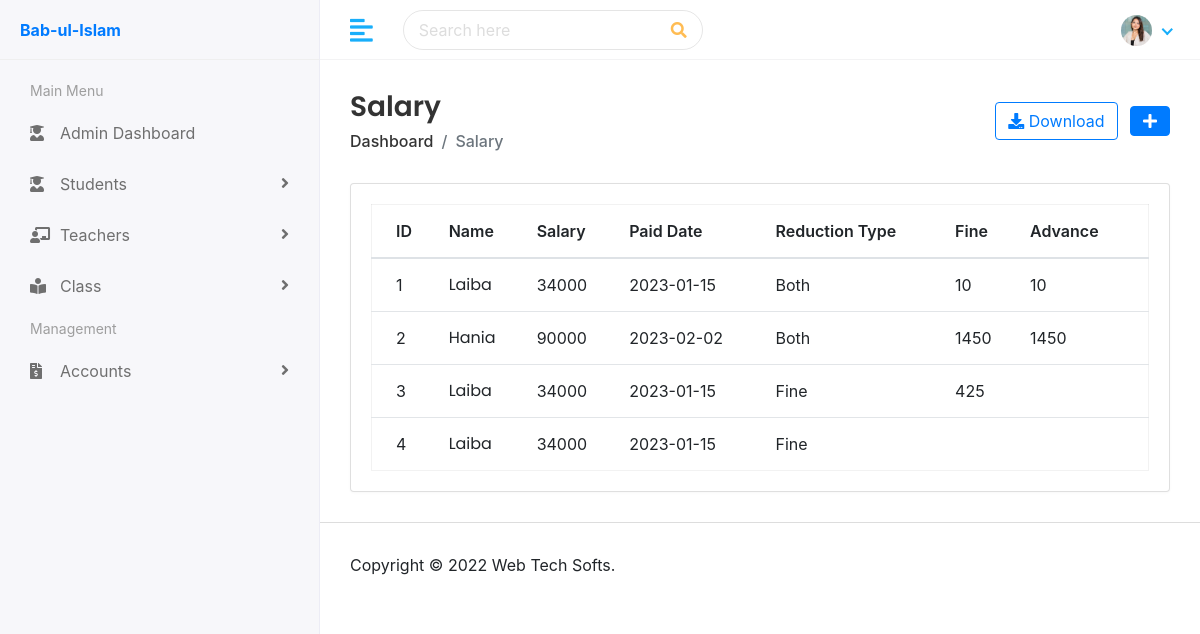
The app's page /?page=salary (signed in) with its own data.
### tables this page shows
CREATE TABLE `salary_data` (
  `id` int(11) NOT NULL,
  `teacher_name` varchar(256) NOT NULL,
  `t_salary` varchar(256) NOT NULL,
  `paid_date` varchar(256) NOT NULL,
  `teacher_paid_amount` varchar(256) NOT NULL,
  `reduction_type` varchar(256) NOT NULL,
  `teacher_fine` varchar(256) NOT NULL,
  `teacher_advance` varchar(256) NOT NULL
);

CREATE TABLE `teacher_data` (
  `id` int(11) NOT NULL,
  `teacher_name` varchar(256) NOT NULL,
  `t_gender` varchar(256) NOT NULL,
  `t_dob` varchar(256) NOT NULL,
  `t_mobile` varchar(256) NOT NULL,
  `t_joining_date` varchar(256) NOT NULL,
  `t_qualification` varchar(255) NOT NULL,
  `t_experience` varchar(255) NOT NULL,
  `t_salary` varchar(256) NOT NULL,
  `t_address` varchar(256) NOT NULL,
  `t_city` varchar(256) NOT NULL,
  `t_state` varchar(256) NOT NULL,
  `t_zipcode` varchar(256) NOT NULL,
  `t_country` varchar(256) NOT NULL
);

### salary/salary.php (the view, shortened to what this page needs)
<div class="page-wrapper">
    <div class="content container-fluid">
        <div class="page-header">
            <div class="row align-items-center">
                <div class="col">
                    <h3 class="page-title">Salary</h3>
                    <ul class="breadcrumb">
                        <li class="breadcrumb-item"><a href="./?page=home">Dashboard</a></li>
                        <li class="breadcrumb-item active">Salary</li>
                    </ul>
                </div>
                <div class="col-auto text-right float-right ml-auto">
                        <button onclick="exportTbToCSVformat('export_details.csv')" class="btn btn-outline-primary mr-2"><i class="fas fa-download"></i> Download</button>
                    <a href="./?page=add-salary" class="btn btn-primary"><i class="fas fa-plus"></i></a>
                </div>
            </div>
        </div>
        <div class="row">
            <div class="col-sm-12">
                <div class="card card-table">
                    <div class="card-body">
                        <div class="table-responsive">
                            <table class="table table-hover table-center mb-0 datatable">
                                <thead>
                                    <tr>
                                        <th>ID</th>
                                        <th>Name</th>
                                        <th>Salary</th>
                                        <th>Paid Date</th>
                                        <th>Reduction Type</th>
                                        <th>Fine</th>
                                        <th>Advance</th>
                                    </tr>
                                </thead>
                                <tbody>
                                <?php
                                    include('config.php');
                                    $query = "SELECT * FROM salary_data";
                                    $query_run = mysqli_query($conn, $query);
                                    if(mysqli_num_rows($query_run) > 0){
                                        $i = 1;
                                        foreach($query_run as $salary){
                                            $query = "SELECT teacher_name FROM teacher_data WHERE id = ".$salary['teacher_name'];
                                            $query_run = mysqli_query($conn, $query);
                                            foreach ($query_run as $single){
                                                $teacher_name = $single['teacher_name'];
                                            }
                                ?>
                                    <tr>
                                        <td><?= $i++; ?></td>
                                        <td>
                                            <h2 class="table-avatar">
                                                <a><?php echo $teacher_name; ?></a>
                                            </h2>
                                        </td>
                                        <td><?= $salary['t_salary']; ?></td>
                                        <td><?= $salary['paid_date']; ?></td>
                                        <td><?= $salary['reduction_type']; ?></td>
                                        <td><?= $salary['teacher_fine']; ?></td>
                                        <td><?= $salary['teacher_advance']; ?></td>
                                    </tr>
                                    <?php
                                        }
                                    }
                                    ?>
                                </tbody>
                            </table>
                        </div>
                    </div>
                </div>
            </div>
        </div>
    </div>
    <footer>
        <p>Copyright © 2022 Web Tech Softs.</p>
    </footer>
</div>

### index.php (shortened to what this page needs)
<?php
if(!isset($_SESSION["loggedin"]) || $_SESSION["loggedin"] !== true){
    if(isset($_GET['page']) && $_GET['page'] == 'register' ){
        include('authentication/register.php');
    }
    else{
        include 'authentication/login.php';
    }
}
else{
    include('head.php');
    if(isset($_GET['page']) && $_GET['page'] == 'home' ){
        include('sidebar.php');
        include('home.php');
    }
    elseif(isset($_GET['page']) && $_GET['page'] == 'student-dashboard' ){
        include('sidebar.php');
        include('students/student-dashboard.php');
    }
    elseif(isset($_GET['page']) && $_GET['page'] == 'students' ){
        include('sidebar.php');
        include('students/students.php');
    }
    elseif(isset($_GET['page']) && $_GET['page'] == 'student-details' ){
        include('sidebar.php');
        include('students/student-details.php');
    }
    elseif(isset($_GET['page']) && $_GET['page'] == 'add-student' ){
        include('sidebar.php');
        include('students/add-student.php');
    }elseif(isset($_GET['page']) && $_GET['page'] == 'edit-student' ){
        include('sidebar.php');
        include('students/edit-student.php');
    }elseif(isset($_GET['page']) && $_GET['page'] == 'teacher-dashboard' ){
        include('sidebar.php');
        include('teacher/teacher-dashboard.php');
    }elseif(isset($_GET['page']) && $_GET['page'] == 'teachers' ){
        include('sidebar.php');
        include('teacher/teachers.php');
    }elseif(isset($_GET['page']) && $_GET['page'] == 'teacher-details' ){
        include('sidebar.php');
        include('teacher/teacher-details.php');
    }elseif(isset($_GET['page']) && $_GET['page'] == 'add-teacher' ){
        include('sidebar.php');
        include('teacher/add-teacher.php');
    }elseif(isset($_GET['page']) && $_GET['page'] == 'edit-teacher' ){
        include('sidebar.php');
        include('teacher/edit-teacher.php');
    }elseif(isset($_GET['page']) && $_GET['page'] == 'expenses' ){
        include('sidebar.php');
        include('expenses/expenses.php');
    }elseif(isset($_GET['page']) && $_GET['page'] == 'add-expenses' ){
        include('sidebar.php');
        include('expenses/add-expenses.php');
    }elseif(isset($_GET['page']) && $_GET['page'] == 'fees-collections' ){
        include('sidebar.php');
        include('fee-collections/fees-collections.php');
    }elseif(isset($_GET['page']) && $_GET['page'] == 'add-fees-collection' ){
        include('sidebar.php');
        include('fee-collections/add-fees-collection.php');
    }elseif(isset($_GET['page']) && $_GET['page'] == 'salary' ){
        include('sidebar.php');
        include('salary/salary.php');
    }elseif(isset($_GET['page']) && $_GET['page'] == 'add-salary' ){
        include('sidebar.php');
        include('salary/add-salary.php');
    }elseif(isset($_GET['page']) && $_GET['page'] == 'profile' ){
        include('sidebar.php');
        include('profile.php');
    }elseif(isset($_GET['page']) && $_GET['page'] == 'class' ){
        include('sidebar.php');
        include('classes/class.php');
    }elseif(isset($_GET['page']) && $_GET['page'] == 'add-class' ){
        include('sidebar.php');
        include('classes/add-class.php');
    }elseif(isset($_GET['page']) && $_GET['page'] == 'edit-class' ){
        include('sidebar.php');
        include('classes/edit-class.php');
    }
    elseif(isset($_GET['page']) && $_GET['page'] == 'logout' ){
        include('authentication/logout.php');
    }
    else{
        include('authentication/error-404.php');
    }
}
?>

### head.php (shortened to what this page needs)
<head>
    <link rel="stylesheet" href="assets/css/bootstrap-datetimepicker.min.css">
    <link rel="stylesheet" href="assets/css/style.css">
    <link rel="stylesheet" href="assets/plugins/bootstrap/css/bootstrap.min.css">
    <link rel="stylesheet" href="assets/plugins/fontawesome/css/fontawesome.min.css">
    <link rel="stylesheet" href="assets/plugins/fontawesome/css/all.min.css">
    <link rel="stylesheet" href="assets/plugins/fullcalendar/fullcalendar.min.css">
</head>

### sidebar.php (shortened to what this page needs)
<div class="header">
    <div class="header-left">
    <a href="./?page=home" class="logo">
            <p class="m-0"><b>Bab-ul-Islam</b></p>
        </a>
    </div>
    <a href="javascript:void(0);" id="toggle_btn">
        <i class="fas fa-align-left"></i>
    </a>
    <div class="top-nav-search">
        <form>
            <input type="text" class="form-control" placeholder="Search here">
            <button class="btn" type="submit"><i class="fas fa-search"></i></button>
        </form>
    </div>
    <ul class="nav user-menu">
        <li class="nav-item dropdown has-arrow">
            <a href="#" class="dropdown-toggle nav-link" data-toggle="dropdown">
                <span class="user-img"><img class="rounded-circle" src="assets/img/profiles/avatar-01.jpg"
                        width="31" alt="Ryan Taylor"></span>
            </a>
        </li>
    </ul>
</div>
<div class="sidebar" id="sidebar">
    <div class="sidebar-inner slimscroll" style="overflow: auto;">
        <div id="sidebar-menu" class="sidebar-menu">
            <ul>
                <li class="menu-title">
                    <span>Main Menu</span>
                </li>
                <li class="">
                    <a href="./?page=home"><i class="fas fa-user-graduate"></i> <span> Admin Dashboard</span></a>
                </li>
                <li class="submenu">
                    <a href="#"><i class="fas fa-user-graduate"></i> <span> Students</span> <span
                            class="menu-arrow"></span></a>
                </li>
                <li class="submenu ">
                    <a href="#"><i class="fas fa-chalkboard-teacher"></i> <span> Teachers</span> <span
                            class="menu-arrow"></span></a>
                </li>
                <li class="submenu">
                    <a href="#"><i class="fas fa-book-reader"></i> <span> Class</span> <span class="menu-arrow"></span></a>
                </li>
                <li class="menu-title">
                    <span>Management</span>
                </li>
                <li class="submenu ">
                    <a href="#"><i class="fas fa-file-invoice-dollar"></i> <span> Accounts</span> <span
                            class="menu-arrow"></span></a>
                </li>
            </ul>
        </div>
    </div>
</div>

### records on screen
salary_data: teacher_data.teacher_name "Laiba", t_salary "34000", paid_date "2023-01-15", reduction_type "Both", teacher_fine "10", teacher_advance "10"
salary_data: teacher_data.teacher_name "Hania", t_salary "90000", paid_date "2023-02-02", reduction_type "Both", teacher_fine "1450", teacher_advance "1450"
salary_data: t_salary "34000", paid_date "2023-01-15", reduction_type "Fine", teacher_fine "425"
teacher_data: teacher_name "Laiba"
salary_data: t_salary "34000", paid_date "2023-01-15", reduction_type "Fine"
